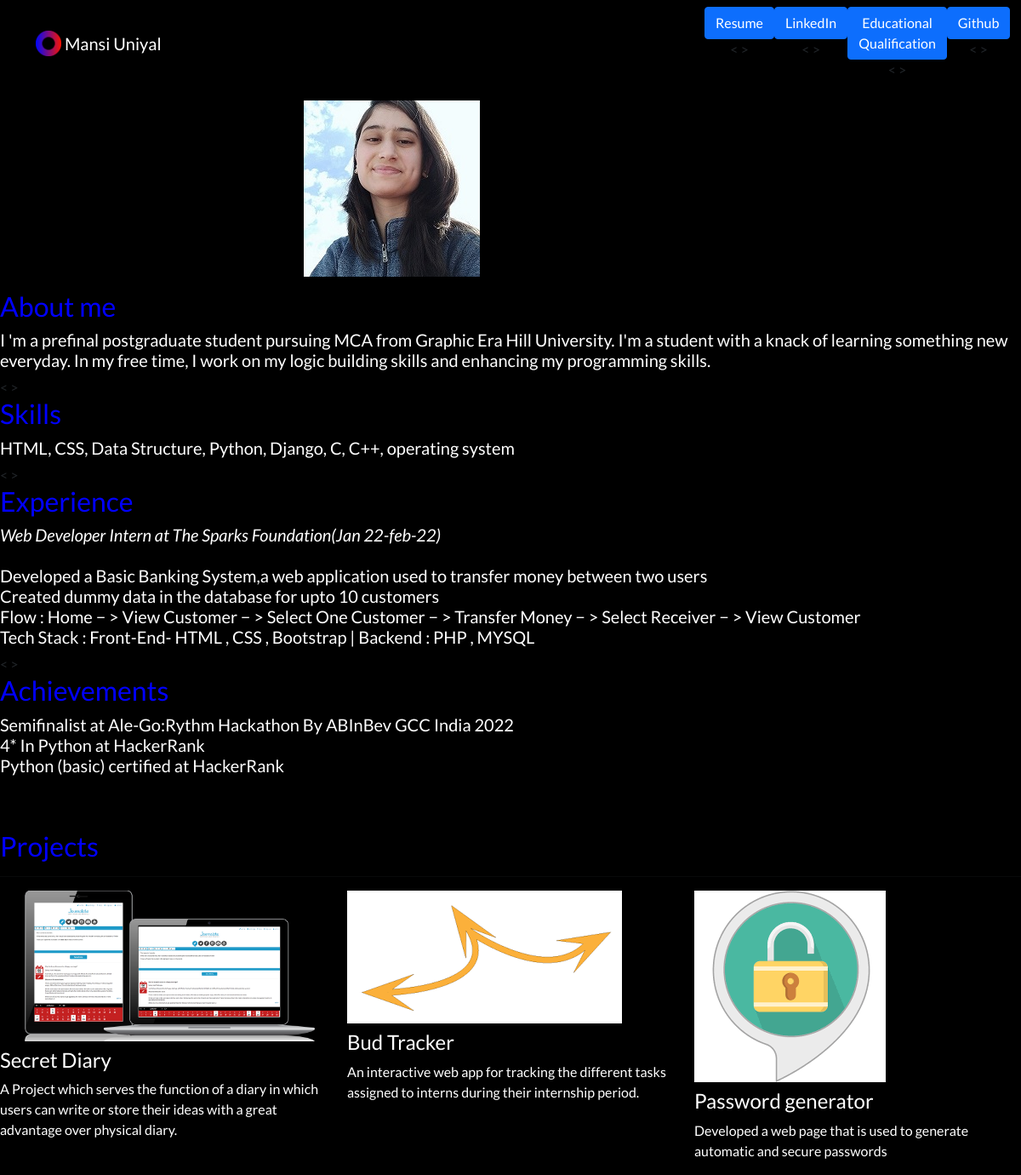
The page / on the database its author committed.
### portfolio/models.py (models this page shows, shortened)
class Project(models.Model):
    title=models.CharField(max_length=100)
    description=models.CharField(max_length=250)
    image=models.ImageField(upload_to='portfolio/images/')
    url=models.URLField(blank=True)

### portfolio/views.py (the view)
# urls.py: 2. Add a URL to urlpatterns:  path('', views.home, name='home')
def home(request):
    projects=Project.objects.all()
    return render(request,'portfolio/home.html',{'projects':projects})

### portfolio/templates/portfolio/home.html (shortened to what this page needs)
{% extends "portfolio/base.html" %}
{% load static %}
{% block content %}
<div class="row justify-content-center my-3">
  <div class="col-5">
    <img src="{% static 'portfolio/mansi.jpg' %}" class="img-fluid">
  </div>
</div>
<b><h2 style="color:blue;">About me </h2></b>
<h5 style="color:white;">I 'm a prefinal postgraduate student pursuing MCA from Graphic Era Hill University.  I'm a student with a knack of learning something new everyday. In my free time, I work on my logic building skills and enhancing my programming skills.</h5>
<&nbsp><b><h2 style="color:blue;">Skills </h2></b>
<h5 style="color:white;">HTML, CSS, Data Structure, Python, Django, C, C++, operating system</h5>
<&nbsp><b><h2 style="color:blue;">Experience</h2></b>
<h5 style="color:white;"><i>Web Developer Intern at The Sparks Foundation(Jan 22-feb-22)</i><br><br> Developed a Basic Banking System,a web application used to transfer money between two users
  <br> Created dummy data in the database for upto 10 customers
  <br> Flow : Home − > View Customer − > Select One Customer − > Transfer Money − > Select
  Receiver − > View Customer
  <br>Tech Stack : Front-End- HTML , CSS , Bootstrap | Backend : PHP , MYSQL</h5>
<&nbsp><b><h2 style="color:blue;">Achievements</h2></b>
<h5 style="color:white;">Semifinalist at Ale-Go:Rythm Hackathon By ABInBev GCC India 2022<br>
   4* In Python at HackerRank<br>
   Python (basic) certified at HackerRank</h5>
<div class="row justify-content-center mb-3">
  <div class="col-md-9 text-center">
  </div>
</div>
<b><h2 class="mt-5" style="color:blue;">Projects</h2></b>
<hr>
<div class="row">
  {% for project in projects %}
  <div class="col-lg-4 col-md-6">
    {% if project.url %}
    <a href="{{ project.url }}">
      <img src="{{ project.image.url }}" class="img-fluid mb-2">
    </a>
    {% else %}
    <img src="{{ project.image.url }}" class="img-fluid mb-2">
    {% endif %}
    <h4 style="color:white;">{{ project.title }}</h4>
    <p style="color:white;">{{ project.description }}</p>
  </div>
  {% endfor %}
</div>
{% endblock %}

### portfolio/templates/portfolio/base.html (shortened to what this page needs)
<!doctype html>
<html lang="en">
  <head>
    {% load static %}
    <link href="https://cdn.jsdelivr.net/npm/bootstrap@5.1.3/dist/css/bootstrap.min.css" rel="stylesheet">
<link rel="stylesheet" href="{% static "portfolio/custom.css" %}">
  </head>
  <body style="background-color:black">
    <nav id="topNav" class="navbar navbar-expand-md navbar-light">
      <div class="container">
        <a class="navbar-brand" href="{% url 'home' %}">
          <img src="{% static "portfolio/Logo.png" %}" width="30" height="30" class="d-inline-block align-top" alt="Mansi's Logo">
          <span style="color:white;">Mansi Uniyal</span><&nbsp><&nbsp><&nbsp><&nbsp><&nbsp><<&nbsp><&nbsp><&nbsp><&nbsp><&nbsp><&nbsp><&nbsp><&nbsp><&nbsp><&nbsp><&nbsp><&nbsp><&nbsp><&nbsp><&nbsp>&nbsp><&nbsp><&nbsp>
        </a>
        <div class="collapse navbar-collapse text-center" id="navbarNav" >
          <ul class="navbar-nav ml-auto ">
            <li class="nav-item">
              <a class="btn btn-primary" href="{% static "portfolio/Mansi Uniyal__Resume.pdf"  %}" >Resume</a><&nbsp>
            </li>
            <li class="nav-item">
              <a class="btn btn-primary" href="https://www.linkedin.com/in/mansi-uniyal-4247b2165" target="_blank">LinkedIn</a><&nbsp>
            </li>
            <li>
            <a role="button" href="{% url 'blog:blog/all_blogs' %}"  class="btn btn-primary">Educational Qualification</a><&nbsp>
            </li>
            <li class="nav-item">
              <a class="btn btn-primary" href="https://github.com/Mansiuniyal" target="_blank">Github</a><&nbsp>
            </li>
          </ul>
        </div>
      </div>
    </nav>
 {% block content %}{% endblock %}

### portfolio/static/portfolio/custom.css (style rules this page uses)
body { font-family: 'Lato', sans-serif; }

### rows shown on the page
Project: image (picture), title "Secret Diary", description "A Project which serves the function of a diary in which users can write or store their ideas with a great advantage over physical diary."
Project: image (picture), title "Bud Tracker", description "An interactive web app for tracking the different tasks assigned to interns during their internship period."
Project: image (picture), title "Password generator", description "Developed a web page that is used to generate automatic and secure passwords"
